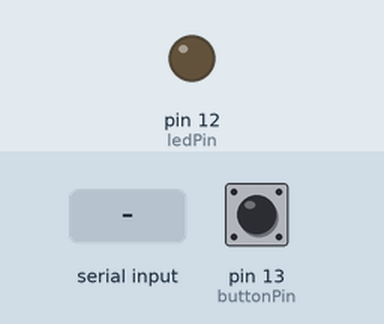
This sketch was run on a simulated Arduino Uno, built with avr-gcc and run on an emulated ATmega328P. On the bench: output pins drawn as LEDs (lit = HIGH). The inputs (shaded band) are chosen by the test bench; at power-on: pin 13 (buttonPin) HIGH. What the sketch prints to the serial monitor is not drawn.

Above: at 1.2 s.
1.3 s: byte 1 (HIGH) received over Serial
At 1.9 s:
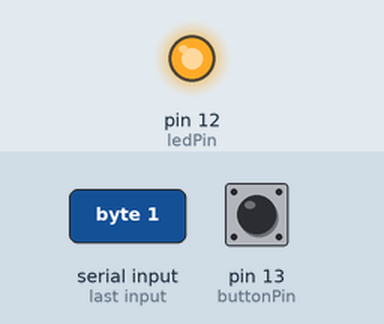
Timing chart, 0 to 4.3 s (numbered marks = the images above; inputs shaded):
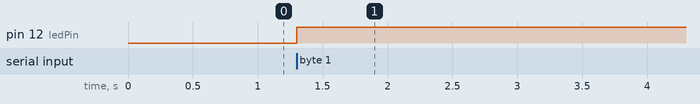

Measured:
- after the input at 1.3 s, pin 12 (ledPin): LOW → HIGH at once

The sketch:

Lab7.ino
```cpp
//Eric and Jakub
//Lab 7 partner program

int ledPin = 12;
int buttonPin = 13;

int buttonState = LOW;
int PrevButton = LOW;
int readInfo = LOW;

bool toggleLEDS = false;

void setup() {
  Serial.begin(9600);
  // put your setup code here, to run once:
  pinMode(ledPin, OUTPUT);
  pinMode(buttonPin, INPUT);

}

void loop() {

  buttonState = digitalRead(buttonPin);

  if (Serial.read() == HIGH) {
    readInfo = HIGH;
  }
  else {
    readInfo = LOW;
  }

  if (buttonState == PrevButton) {
    //DO NOTHING AT ALL
  }

  else if (buttonState == HIGH) {
    Serial.write(HIGH);
  }


  if (readInfo == HIGH) {
    toggleLEDS = !toggleLEDS;
  }

  if (toggleLEDS == false) {
    digitalWrite(ledPin, LOW);
  }
  else if(toggleLEDS == true){
    digitalWrite(ledPin, HIGH);
  }
  PrevButton = buttonState;


}
```
